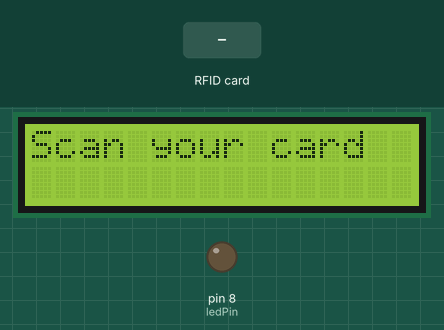
Simulated run of this sketch. Board: Arduino Uno, built with avr-gcc and run on an emulated ATmega328P. On the bench: 16×2 character LCD, output pins drawn as LEDs (lit = HIGH). Inputs (shaded band) come from the test bench. Pins used as bus, display or sensor lines are not drawn; what the sketch prints to the serial monitor is not drawn.

Above: at 1.3 s.
1.4 s: RFID card DE AD BE EF held to the reader
At 1.9 s:
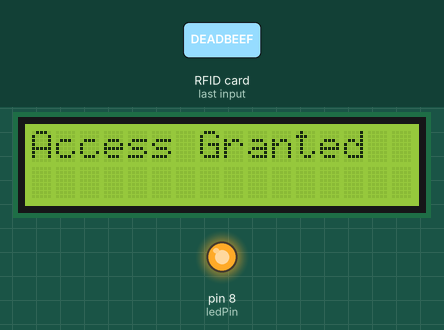
At 6.9 s:
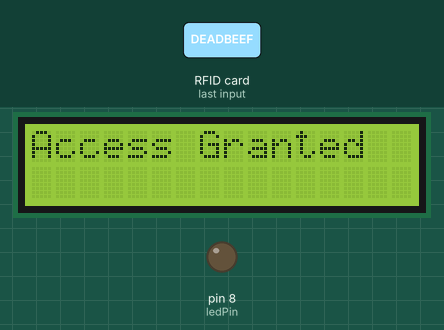
Timing chart, 0 to 8.4 s (numbered marks = the images above; inputs shaded):
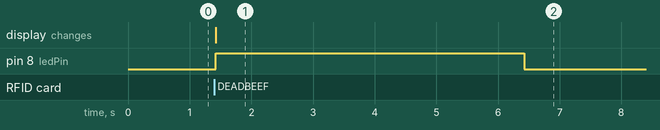

Measured:
- after the input at 1.4 s, pin 8 (ledPin): LOW → HIGH at once, → LOW 5.0 s later; the display: changes at once (image 1)

The sketch:

RFID_door_lock_access_control_system.ino
```cpp
/*
Author: Parvez Sultan
Student, Department of EEE, Independent University, Bangladesh (IUB)
Chairperson, IEEE IUB RAS
Research Assistant (RA)- Sensor Instrument, Robotics, Biomedical Engineering, APPLIED ELECTROMAGNETICS RESEARCH GROUP (AERG), AI & Bio - Sensor Research Lab & Telecommunication Satellite Engineering.
Description: RFID door lock access control system
*/


#include <SPI.h>
#include <MFRC522.h>
#include <LiquidCrystal.h>

// Pin definitions
#define SS_PIN 10
#define RST_PIN 9
MFRC522 rfid(SS_PIN, RST_PIN); // Create MFRC522 instance

// LCD pin definitions
LiquidCrystal lcd(7, 6, 5, 4, 3, 2);

// LED pin
const int ledPin = 8;

// Authorized RFID card UID (replace with your own)
byte authorizedUID[] = {0xDE, 0xAD, 0xBE, 0xEF}; // Example UID

void setup() {
  // Initialize serial communication
  Serial.begin(9600);

  // Initialize RFID reader
  SPI.begin();
  rfid.PCD_Init();

  // Initialize LCD
  lcd.begin(16, 2);
  lcd.print("Scan your card");

  // Initialize LED
  pinMode(ledPin, OUTPUT);
  digitalWrite(ledPin, LOW);
}

void loop() {
  // Look for a new RFID card
  if (rfid.PICC_IsNewCardPresent() && rfid.PICC_ReadCardSerial()) {
    // Display UID on Serial Monitor
    Serial.print("UID:");
    for (byte i = 0; i < rfid.uid.size; i++) {
      Serial.print(rfid.uid.uidByte[i], HEX);
      Serial.print(" ");
    }
    Serial.println();

    // Check if the scanned card is authorized
    if (isAuthorized(rfid.uid.uidByte, rfid.uid.size)) {
      lcd.clear();
      lcd.print("Access Granted");
      digitalWrite(ledPin, HIGH); // Simulate door lock opening
      delay(5000); // Keep the door open for 5 seconds
      digitalWrite(ledPin, LOW); // Simulate door lock closing
    } else {
      lcd.clear();
      lcd.print("Access Denied");
      delay(2000);
    }

    // Stop reading the card
    rfid.PICC_HaltA();
  }
}

bool isAuthorized(byte *uid, byte uidSize) {
  if (uidSize != sizeof(authorizedUID)) {
    return false;
  }
  for (byte i = 0; i < uidSize; i++) {
    if (uid[i] != authorizedUID[i]) {
      return false;
    }
  }
  return true;
}
```
